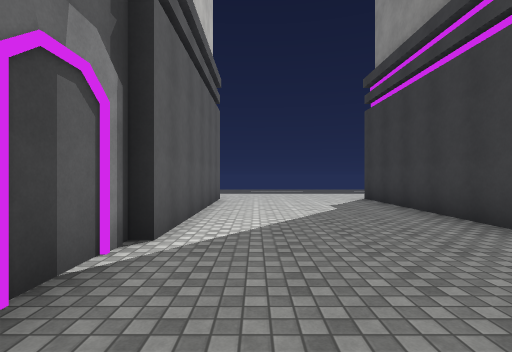
View 1 (above)

24 first-person views from a walk through a Unity game level. The camera is 1.4 m above the floor, looks level and sees 85° across. The floor is counted in squares, 2 m on a side. Each view is taken from the middle of a square. On the plan, view 1 faces up. The plan holds only what a view shows up to about 9 squares ahead; the rest is blank. The place goes on beyond the plan. The player character is not drawn. Surface patterns are stand-ins for the level's own textures.

View 2
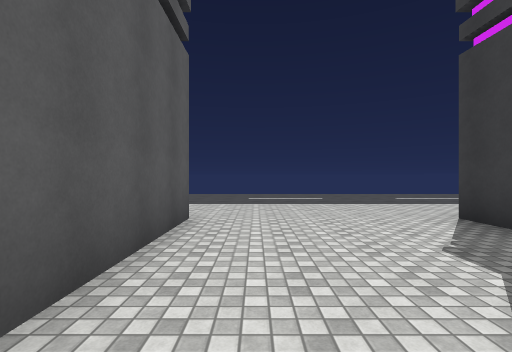

View 3
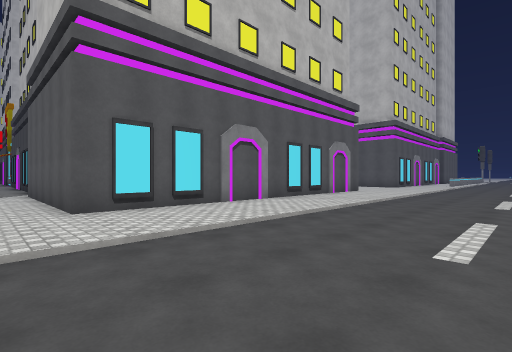

View 4
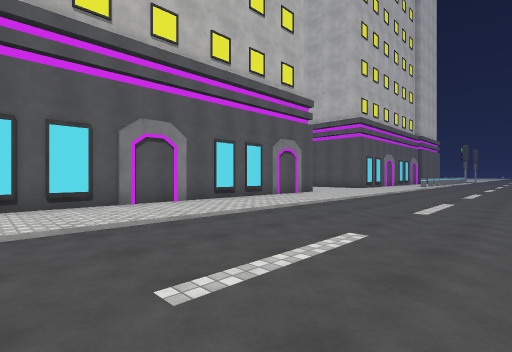

View 5
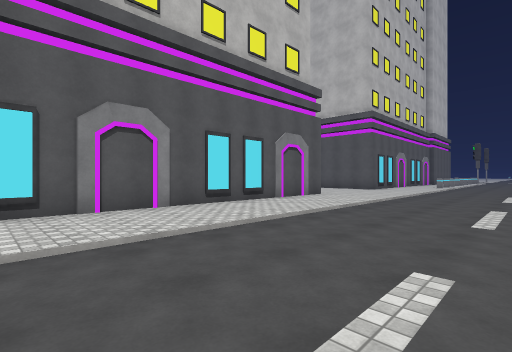

View 6
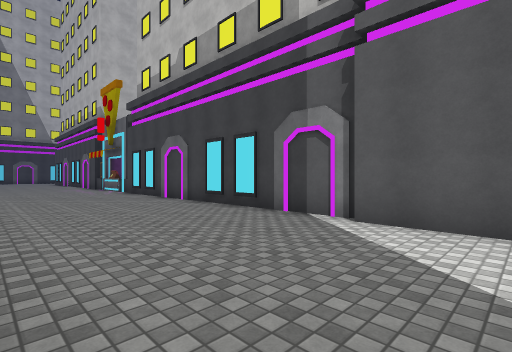

View 7
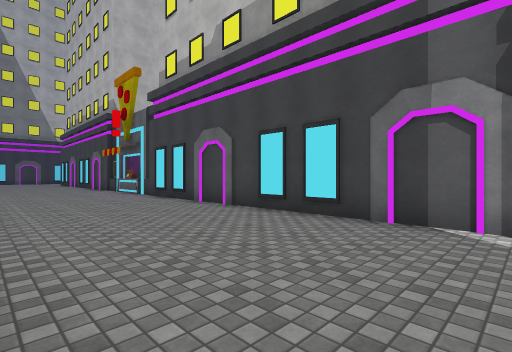

View 8
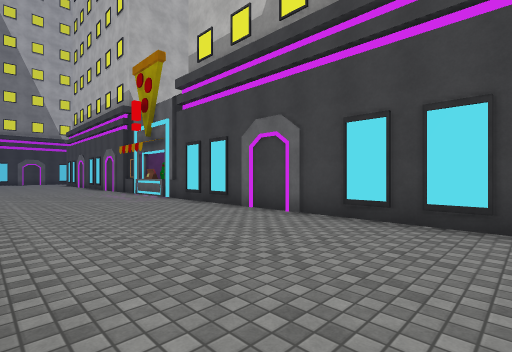

View 9
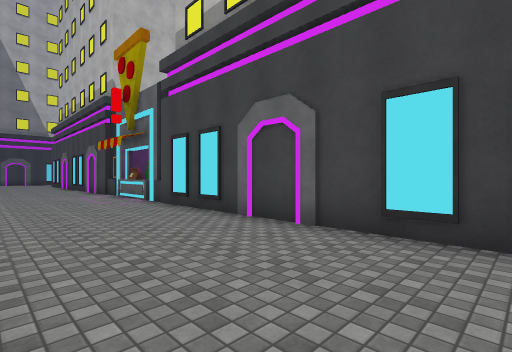

View 10
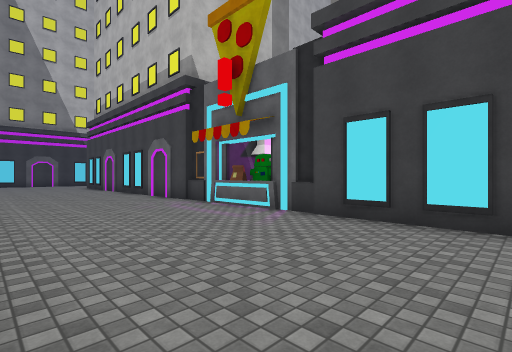

View 11
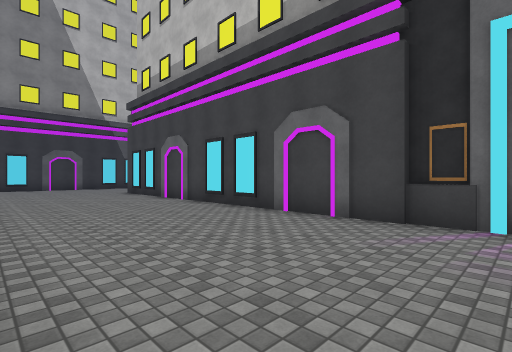

View 12
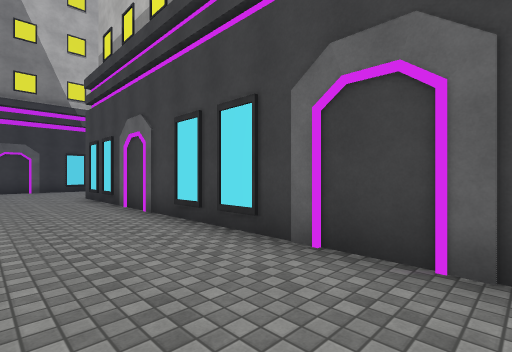

View 13
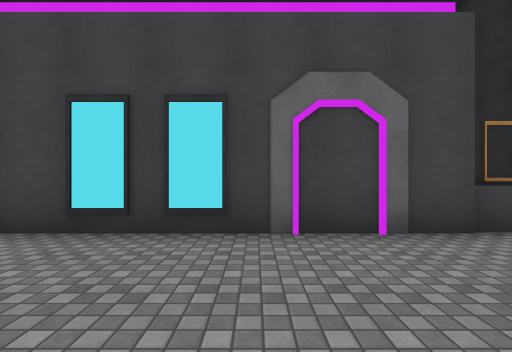

View 14
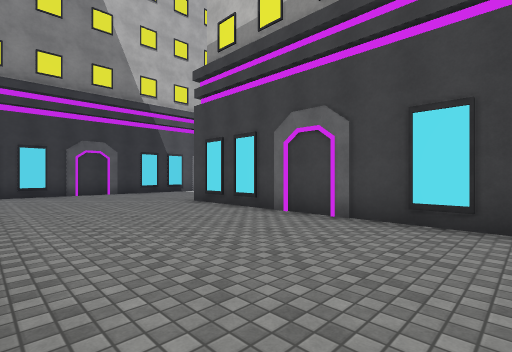

View 15
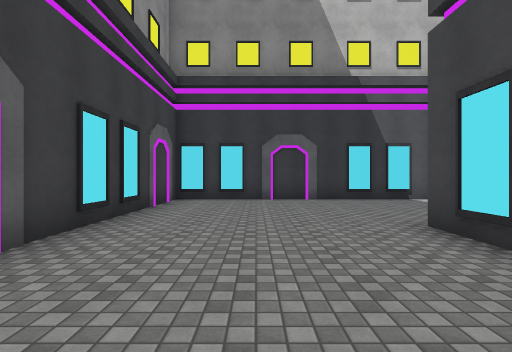

View 16
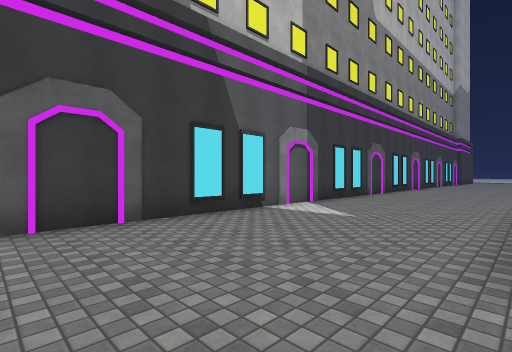

View 17
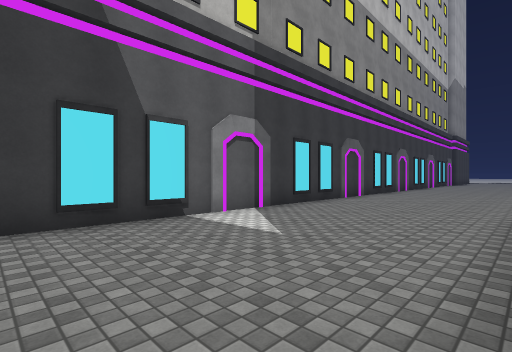

View 18
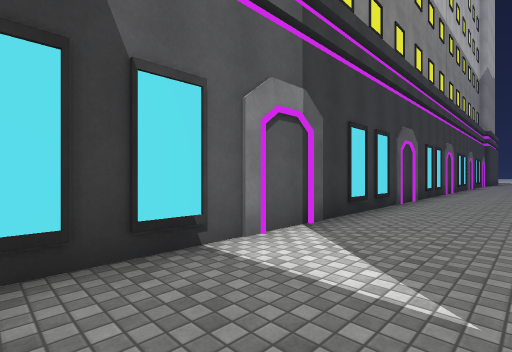

View 19
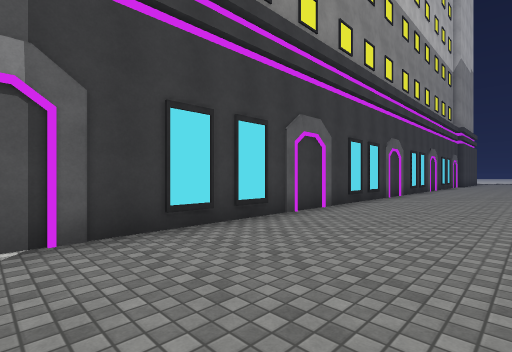

View 20
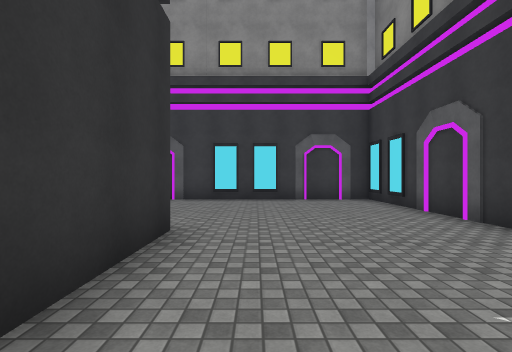

View 21
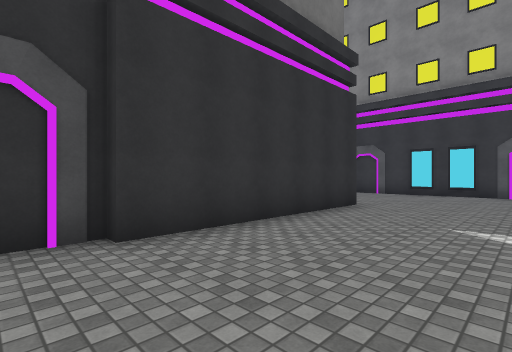

View 22
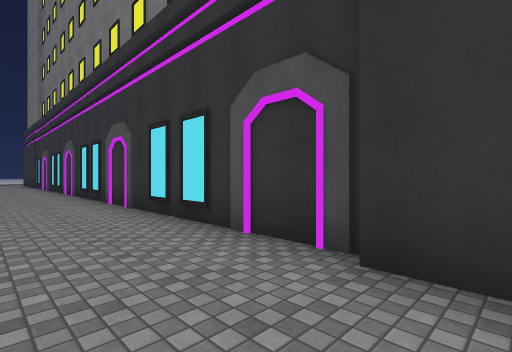

View 23
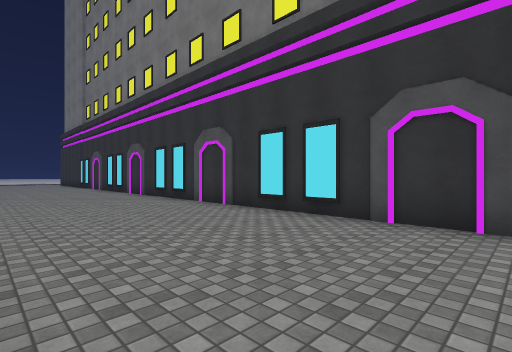

View 24
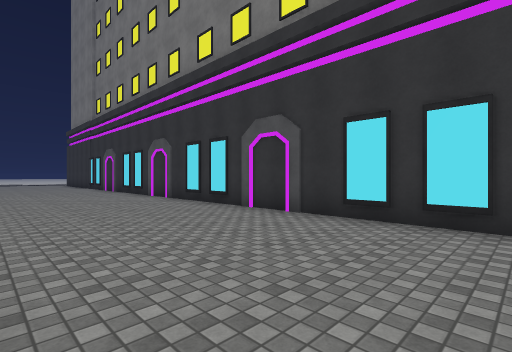

### Floor plan
Key: @ floor where view 1 was taken; # wall or solid block; . main floor; - floor 0.25 m lower than the main floor; / step, stairs or slope; O other object.
Columns run from 20 left of view 1 to 4 right of it. Each row starts with its distance up from view 1.
 15          ----------
 14       ---------------
 13       -------------------
 12       -------------------
 11        //////////////////
 10         .................
  9          ...............O
  8           O    O####....
  7                    #....
  6                    #....
  5                    #....
  4                    #....
  3                   ##....
  2                   O.....
  1                   #.....
  0                   #.@...
 -1                   #.....
 -2                   #.....
 -3                   O.....
 -4                   #.....
 -5                   #.....
 -6                   #.....
 -7                   #.....
 -8                   #.....
 -9                   O.....
-10                   #.....
-11                  ##.....
-12                   #.....
-13                   O.....
-14                   #.....
-15                   #.....
-16                   #.....
-17                   #.....
-18                   O.....
-19                    .....
-20                    .....O
-21   O    O####O#     .....#
-22   ...........######.....#
-23  .......................#
-24 ........................#
-25 ........................O
-26   ......................#
-27      O    O  ##O ###O####

Positions as (right, up) in squares from view 1, and headings:
1: (0, 0), facing up
2: (0, 4), facing up
3: (0, 14), facing down-left
4: (-2, 15), facing down-left
5: (-3, 14), facing down-left
6: (3, 5), facing down-left
7: (3, 3), facing down-left
8: (3, 1), facing down-left
9: (2, 0), facing down-left
10: (3, -4), facing down-left
11: (3, -10), facing down-left
12: (1, -12), facing down-left
13: (2, -14), facing left
14: (3, -15), facing down-left
15: (1, -18), facing down
16: (1, -22), facing down-left
17: (-1, -22), facing down-left
18: (-2, -24), facing down-left
19: (-5, -23), facing down-left
20: (-5, -23), facing right
21: (-8, -25), facing up-right
22: (-6, -24), facing up-left
23: (-7, -26), facing up-left
24: (-9, -26), facing up-left
